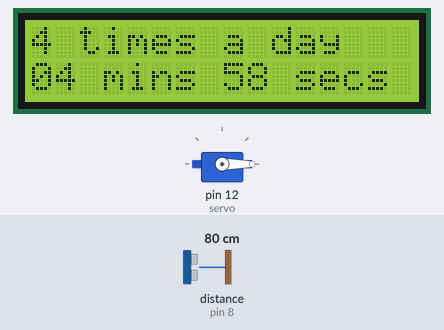
The sketch below on a simulated Arduino Mega 2560, built with avr-gcc and run on an emulated ATmega2560. On the bench: 16×2 character LCD, servo. Wiring (inferred from the names in the program): ultrasonic range finder: trigger pin 9; echo pin 8. Inputs (shaded band) come from the test bench; at power-on: distance to the obstacle (sensor on pin 8) 80 cm. The echo pulse lasts 58.3 µs per cm; what the sketch prints to the serial monitor is not drawn.

Above: at 1.2 s.
1.3 s: distance to the obstacle (sensor on pin 8) set to 8 cm
At 2.9 s:
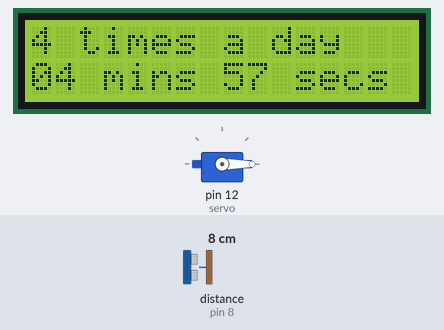
4.3 s: distance to the obstacle (sensor on pin 8) set to 5 cm
At 4.3 s:
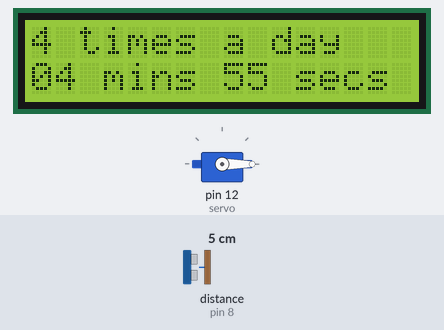
Timing chart, 0 to 7.3 s (numbered marks = the images above; inputs shaded):
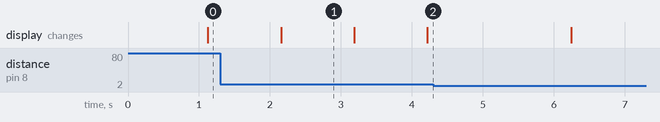

Measured:
- what the display in image 1 shows lasts 1.0 s, from 2.2 s to 3.2 s

The sketch:

dht22.ino
```cpp
#include "DHT.h"
#define DHTPIN 24     // Digital pin connected to the DHT sensor
#define DHTTYPE DHT11   // DHT 11
#include <LiquidCrystal_I2C.h>
#include <Servo.h>
DHT dht(DHTPIN, DHTTYPE);
LiquidCrystal_I2C lcd(0x27, 16, 2);
Servo servo;
int trigPin = 9;    // TRIG pin
int echoPin = 8;    // ECHO pin
signed short minutes=4, secondes=59;
float duration_us, distance_cm;
bool timeflag=true;
char timeline[16];

bool servowork= false;
void setup() {

  lcd.init(); // initialize the lcd
  lcd.backlight();
  servo.attach(12);
  servo.write(0);
  Serial.begin(9600);
  Serial.println(F("DHTxx test!"));
  Serial.begin (9600);

  // configure the trigger pin to output mode
  pinMode(trigPin, OUTPUT);
  // configure the echo pin to input mode
  pinMode(echoPin, INPUT);

  dht.begin();

}

void loop() {
  lcd.setCursor(0,0);
  lcd.print("4 times a day ");
  lcd.setCursor(0, 1);
  sprintf(timeline,"%0.2d mins %0.2d secs", minutes, secondes);
  lcd.print(timeline);
  delay(1000);


   if (secondes >= 0 && minutes>=0 && timeflag==true){
     secondes--;
     if (secondes == 0 && minutes >0) {
        minutes --;


       secondes = 59;
     }
     if (secondes == 0 && minutes == 0) {
         servo.write(90);
          timeflag = false;
        }

  }

  digitalWrite(trigPin, HIGH);
  delayMicroseconds(10);
  digitalWrite(trigPin, LOW);
   duration_us = pulseIn(echoPin, HIGH);

  // calculate the distance
  distance_cm = 0.017 * duration_us;
 Serial.print("distance: ");
  Serial.print(distance_cm);
  Serial.println(" cm");

  //delay(500);
 if(distance_cm<=6){
      Setreset();
      Serial.print("This works");
   }
  // if(minutes==0 && secondes == 0){

  //   delay(1000);


  // //exit(0);

  //  // continue;
  // }


}

void Setreset(){

    servo.write(0);
    minutes=4, secondes=59;
    delay(1000);
    timeflag=true;
  }
```
